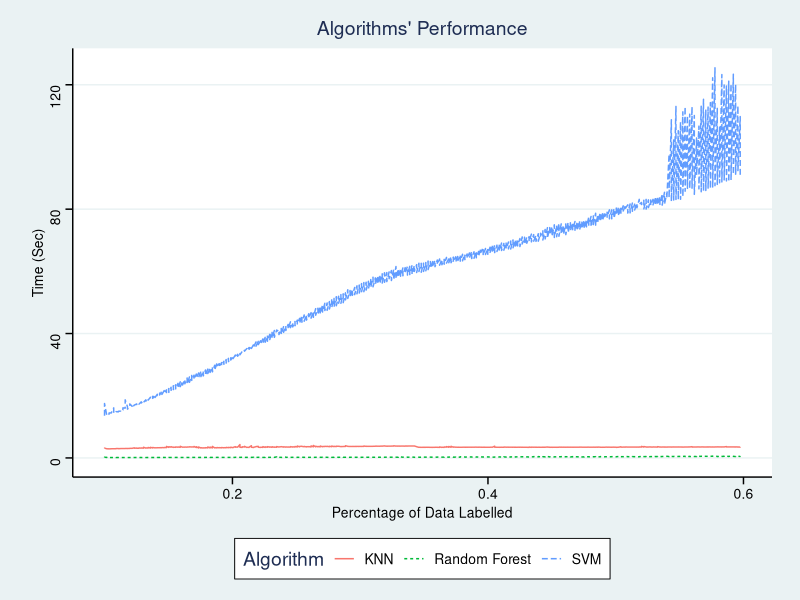
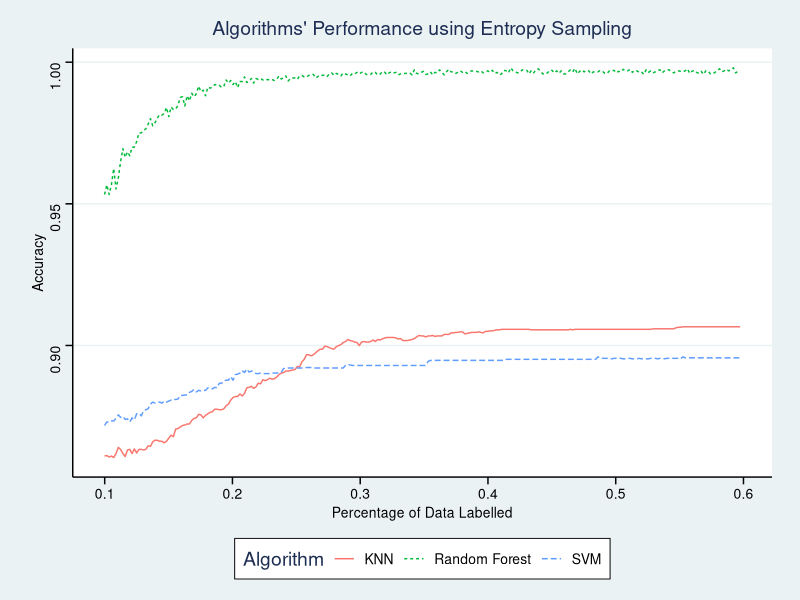
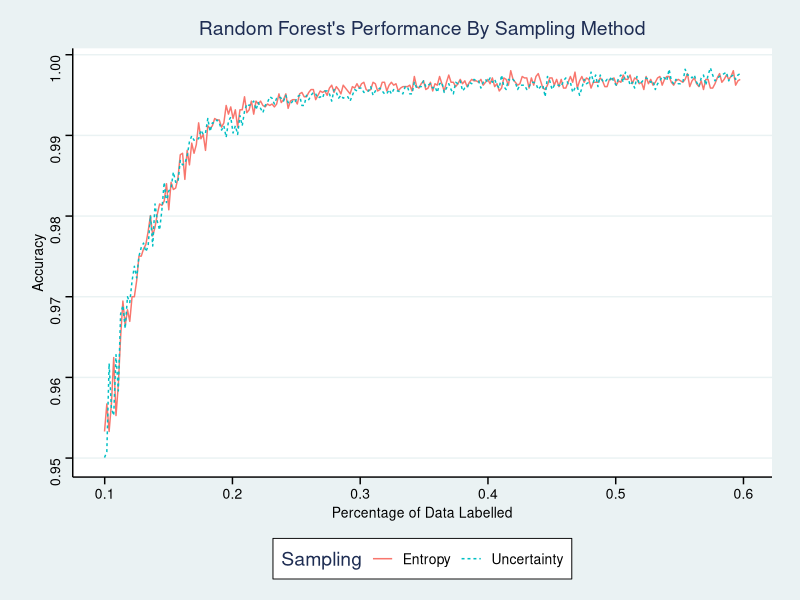
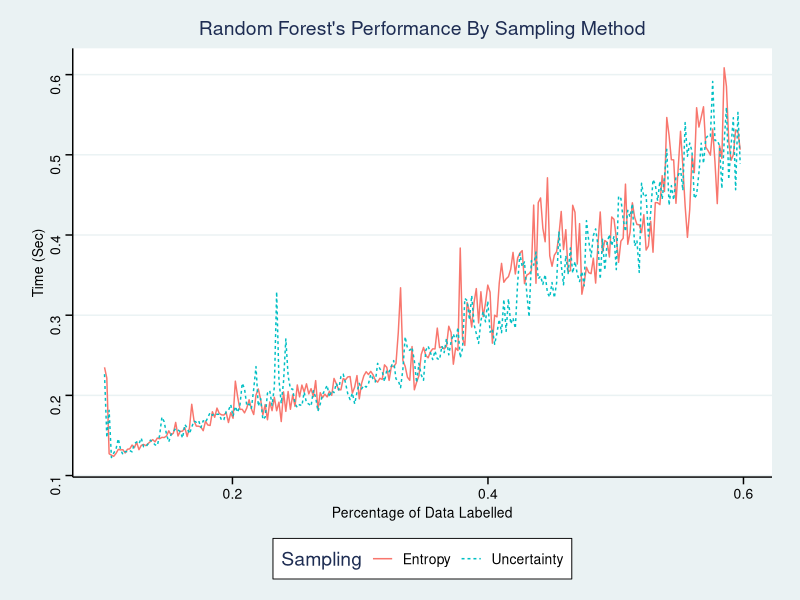
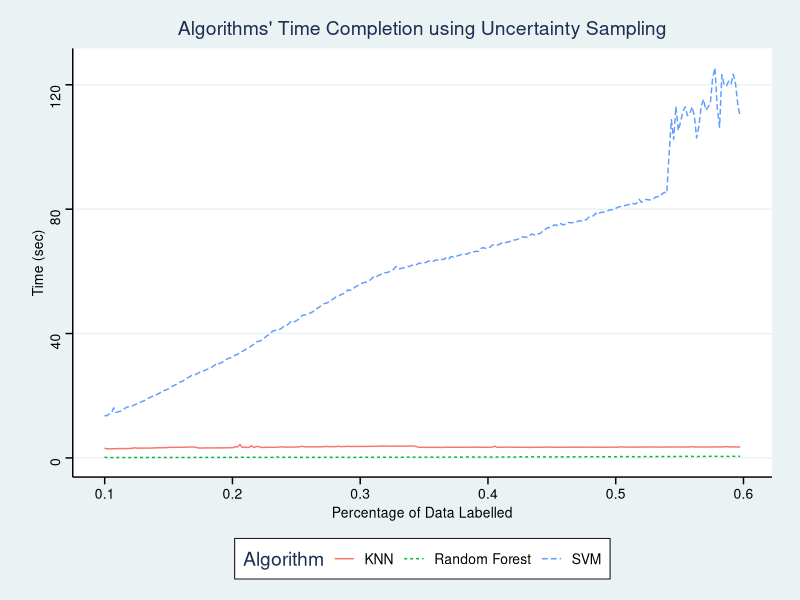
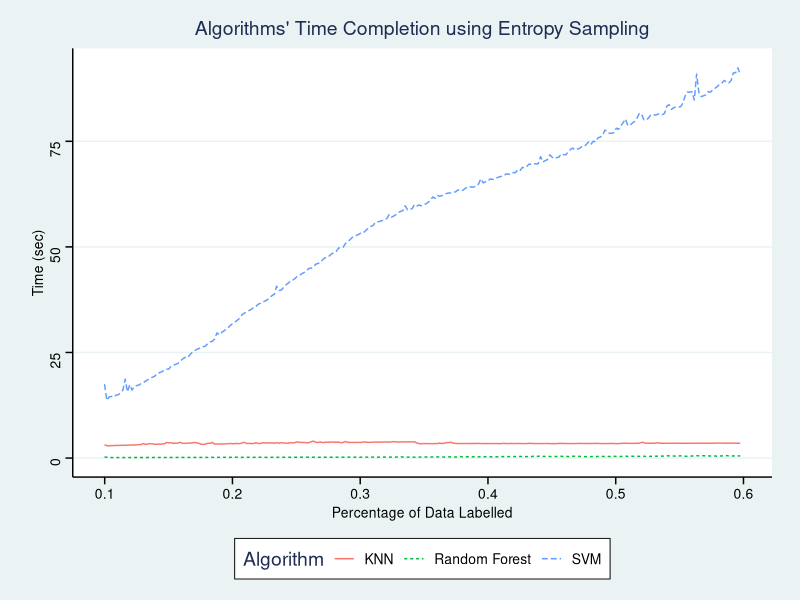
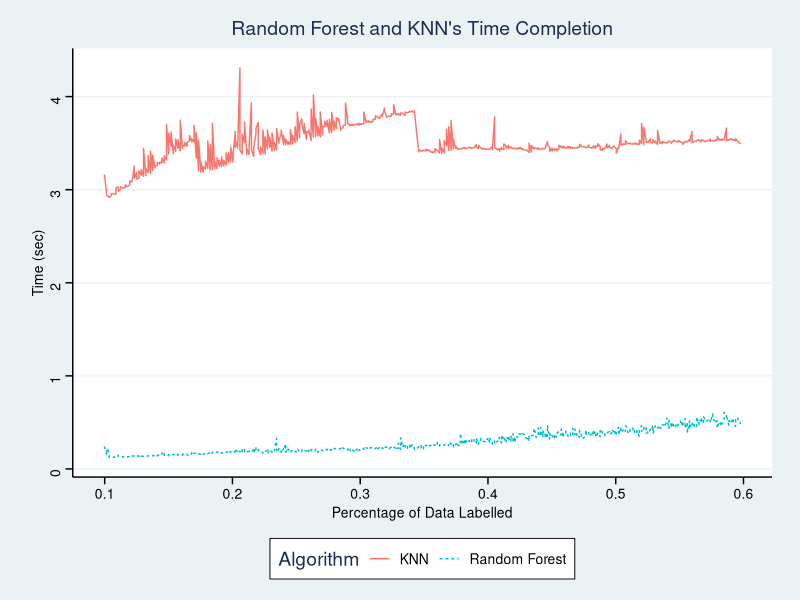
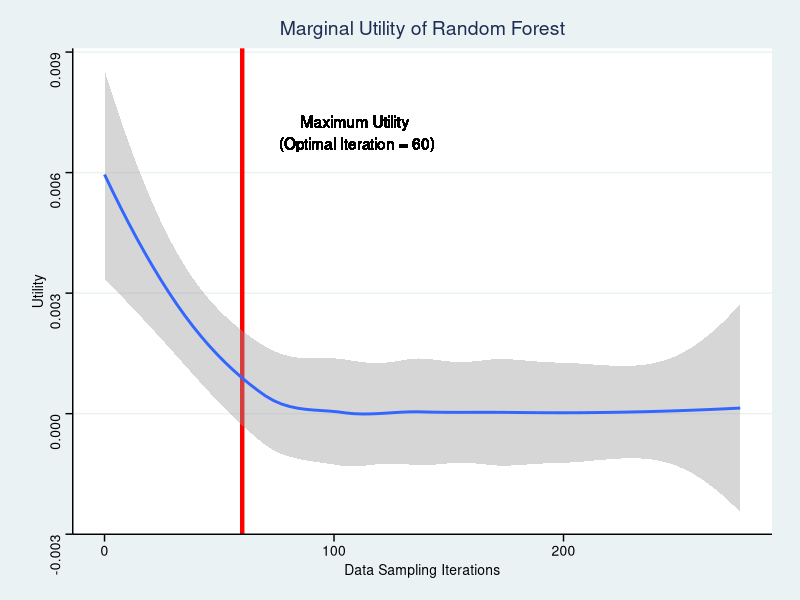

These charts were generated, in order, by the following R code:
## ---- chunk 1
knitr::opts_chunk$set(echo = TRUE)
## ---- chunk 2
setwd("~/Desktop/DA401")
library(dplyr)

Unc_RF <- read.csv("Unc_RF.csv")
Unc_RF <- Unc_RF %>%
  mutate(Sampling = "Uncertainty",
         Algorithm = "Random Forest") %>%
  rename(iteration = X)

Ent_RF <- read.csv("Ent_RF.csv")
Ent_RF <- Ent_RF %>%
  mutate(Sampling = "Entropy",
         Algorithm = "Random Forest") %>%
  rename(iteration = X)

Unc_KNN <- read.csv("Unc_KNN.csv")
Unc_KNN <- Unc_KNN %>%
  mutate(Sampling = "Uncertainty",
         Algorithm = "KNN") %>%
  rename(iteration = X)

Ent_KNN <- read.csv("Ent_KNN.csv")
Ent_KNN <- Ent_KNN %>%
  mutate(Sampling = "Entropy",
         Algorithm = "KNN") %>%
  rename(iteration = X)

Unc_SVM <- read.csv("Unc_SVM.csv")
Unc_SVM <- Unc_SVM %>%
  mutate(Sampling = "Uncertainty",
         Algorithm = "SVM") %>%
  rename(iteration = X)

Ent_SVM <- read.csv("Ent_SVM.csv")
Ent_SVM <- Ent_SVM %>%
  mutate(Sampling = "Entropy",
         Algorithm = "SVM") %>%
  rename(iteration = X)

total <- rbind(Unc_RF, Unc_KNN, Unc_SVM, Ent_RF, Ent_KNN, Ent_SVM)

RF_total <- rbind(Unc_RF, Ent_RF)
KNN_total <- rbind(Unc_KNN, Ent_KNN)
SVM_total <- rbind(Unc_SVM, Ent_SVM)

Unc_total <- rbind(Unc_RF, Unc_KNN, Unc_SVM)
Ent_total <- rbind(Ent_RF, Ent_KNN, Ent_SVM)
## ---- chunk 3
library(ggplot2)
library(ggthemes)

ggplot(total, aes(Percentage, Time, group=Algorithm, color = Algorithm))+
  geom_line(aes(linetype=Algorithm)) +
  ggtitle("Algorithms' Performance") +
  xlab("Percentage of Data Labelled") +
  ylab("Time (Sec)") +
 # scale_x_continuous(breaks = c(.1, .2, .3, .4, .5, .6)) +
  theme_stata()

ggplot(Ent_total, aes(Percentage, Accuracy, group=Algorithm, color = Algorithm))+
  geom_line(aes(linetype=Algorithm)) +
  ggtitle("Algorithms' Performance using Entropy Sampling") +
  xlab("Percentage of Data Labelled") +
  scale_x_continuous(breaks = c(.1, .2, .3, .4, .5, .6)) +
  theme_stata()

## ---- chunk 4
ggplot(RF_total, aes(Percentage, Accuracy, group=Sampling, color = Sampling))+
  geom_line(aes(linetype=Sampling)) +
  ggtitle("Random Forest's Performance By Sampling Method") +
  xlab("Percentage of Data Labelled") +
  scale_x_continuous(breaks = c(.1, .2, .3, .4, .5, .6)) +
  theme_stata()

ggplot(RF_total, aes(Percentage, Time, group=Sampling, color = Sampling))+
  geom_line(aes(linetype=Sampling)) +
  ggtitle("Random Forest's Performance By Sampling Method") +
  xlab("Percentage of Data Labelled") +
  ylab("Time (Sec)") +
  theme_stata()

## ---- chunk 5
ggplot(Unc_total, aes(Percentage, Time, group=Algorithm, color = Algorithm))+
  geom_line(aes(linetype=Algorithm)) +
  ggtitle("Algorithms' Time Completion using Uncertainty Sampling") +
  xlab("Percentage of Data Labelled") +
  ylab("Time (sec)") +
  scale_x_continuous(breaks = c(.1, .2, .3, .4, .5, .6)) +
  theme_stata()

ggplot(Ent_total, aes(Percentage, Time, group=Algorithm, color = Algorithm))+
  geom_line(aes(linetype=Algorithm)) +
  ggtitle("Algorithms' Time Completion using Entropy Sampling") +
  xlab("Percentage of Data Labelled") +
  ylab("Time (sec)") +
  scale_x_continuous(breaks = c(.1, .2, .3, .4, .5, .6)) +
  theme_stata()

RF_KNN <- rbind(RF_total, KNN_total)

ggplot(RF_KNN, aes(Percentage, Time, group=Algorithm, color = Algorithm))+
  geom_line(aes(linetype=Algorithm)) +
  ggtitle("Random Forest and KNN's Time Completion") +
  xlab("Percentage of Data Labelled") +
  ylab("Time (sec)") +
  scale_x_continuous(breaks = c(.1, .2, .3, .4, .5, .6)) +
  theme_stata()
## ---- chunk 6
Unc_RF_Margin <- Unc_RF %>%
  select(-Sampling, -Algorithm) %>%
  group_by(iteration) %>%
  summarize(Accuracy = mean(Accuracy), Percentage = mean(Percentage),
            Time = mean(Time)) %>%
  mutate(cost = .25)

total_cost <- c()
for(i in 1:nrow(Unc_RF_Margin)) {
  total_cost <- c(total_cost, sum(Unc_RF_Margin$cost[0: i])+10)
}
Unc_RF_Margin[1, "cost"] <- 10
Unc_RF_Margin[1, "total_cost"] <- 10


margin_accuracy <- c()
margin_accuracy <- c(margin_accuracy, 0)
for(i in 2:nrow(Unc_RF_Margin)) {
  margin_accuracy <- c(margin_accuracy, Unc_RF_Margin$Accuracy[i] - Unc_RF_Margin$Accuracy[i-1])
}

Unc_RF_Margin$total_cost <- total_cost
Unc_RF_Margin$margin_accuracy <- margin_accuracy

# THIS IS LIKE COMPARING APPLES AND
utility <- c()
utility <- c(utility, 0)
for(i in 2:nrow(Unc_RF_Margin)) {
  utility <- c(utility, Unc_RF_Margin$margin_accuracy[i] / Unc_RF_Margin$cost[i])
}

Unc_RF_Margin$utility <- utility
## ---- chunk 7
max_utility <- c()
max_utility <- c(max_utility, 0)
for(i in 2:100) {
  max_utility <- c(max_utility, Unc_RF_Margin$utility[i] * Unc_RF_Margin$iteration[i])
}

library(glue)

max_iteration <- which.max(max_utility)
string = "Maximum Utility \n (Optimal Iteration = {max_iteration})"
title = glue(string)

Unc_RF_Margin %>%
  ggplot(aes(iteration, utility)) +
  geom_vline(xintercept = max_iteration, color = "red", size=1.5) +
  geom_text(aes(x=max_iteration+50, label= title, y=.007)) +
  geom_smooth() +
  ylab("Utility") +
  xlab("Data Sampling Iterations") +
  ggtitle("Marginal Utility of Random Forest")+
  theme_stata()

optimal_iteration <- Unc_RF_Margin %>%
  filter(iteration == max_iteration)
optimal_iteration
